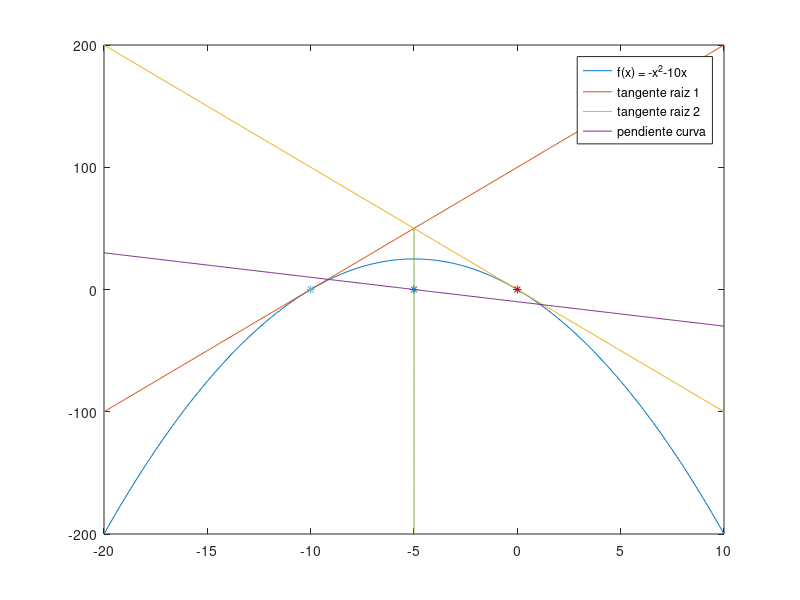

Reproduce this figure in MATLAB.
# grafica y analisis de -x^-10x 
x=-20:0.1:10;
y=(-1*x.^2)+(-10*x);
c=[-1 -10 0];
r=roots (c); #[-10 0]
d=polyder (c); #[-2 -10]

#primer derivada = pendiente curva
z=d(1)*x+d(2);

#recta tangente de un punto (a,b) = f'(a)*(x-a)+f(a)
#primera raiz x = r(1) = -10, y = f(a) = 0
t1=polyval(d, r(1))*(x-r(1))+0;
#segunda raiz x = r(2) = 0, y = f(a) = 0
t2=polyval(d, r(2))*(x-r(2))+0;

#max y - centro
max=roots(d); # -5
maxy = polyval(c, max) * 2;
miny = polyval(c, -20);

plot(x,y, x,t1, x,t2, x,z,max*ones(1,251),maxy:-1:miny, r(1), 0, "marker", "*", r(2), 0, "marker", "*", max, 0, "marker", "*")
legend("f(x) = -x^2-10x", "tangente raiz 1", "tangente raiz 2", "pendiente curva")
